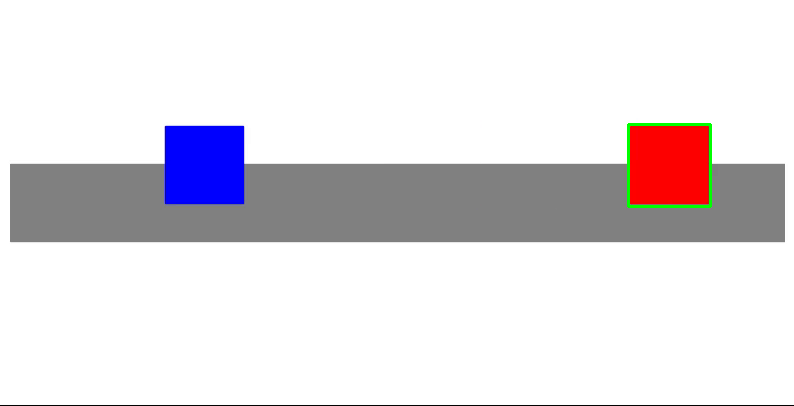
#> input picture Sem4/Project/Algo/Motiontrack.png, 794 x 406 px, given in place of image1.jpg, which was not available
$ jupyter execute --allow-errors feature_extraction.ipynb
#> lines starting #> are read from the running program, lines starting #| are printed output that depends on the picture; after the words box and inside, x2 and y2 are one past the last pixel; in counts of white or black regions, pixels touching at a corner belong together; long printed decimals are rounded; pictures that were not available may be replaced by others from this repository, and a replacement may not be noted
[cell 1]
# import all necessary libraries
import numpy as np
import cv2
from sklearn import svm
from sklearn.metrics import accuracy_score
from skimage.feature import hog
from skimage import exposure
from sklearn.model_selection import train_test_split
from tensorflow.keras.datasets import fashion_mnist
import matplotlib.pyplot as plt

[cell 2]
image_path = "/home/eiiv-nn1-l3t04/Project/dataset/training/image1.jpg"
original_image = cv2.imread(image_path)
#> original_image is the input picture: shape (406, 794, 3); mean B, G, R 227.4, 223.3, 227.4
# Convert the image to RGB (OpenCV uses BGR by default)
image_rgb = cv2.cvtColor(original_image, cv2.COLOR_BGR2RGB)
# Display the original image
plt.figure(figsize=(10, 5))
plt.subplot(1, 2, 1)
plt.imshow(image_rgb)
plt.title('Original Image')
plt.axis('off')

def plot_image(img, description):
    plt.figure(figsize=(10, 5))
    plt.subplot(1, 2, 1)
    plt.imshow(img)
    plt.title(description)
    plt.axis('off')

[cell 3]
gray = cv2.cvtColor(image_rgb, cv2.COLOR_BGR2GRAY)
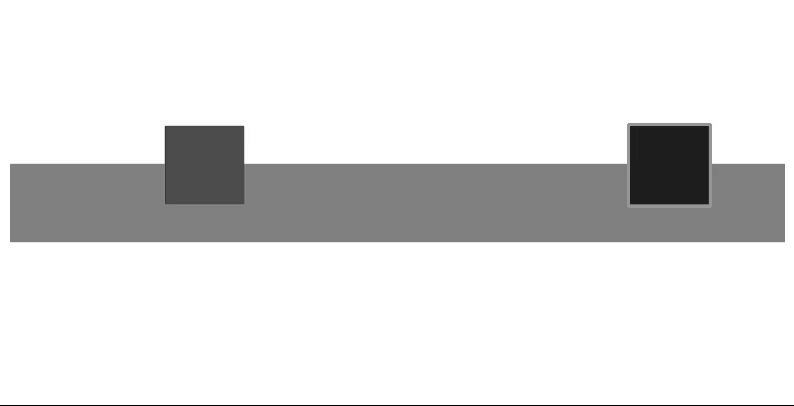
#> gray: shape (406, 794); min 1, max 255, mean 225
blurred = cv2.GaussianBlur(gray, (5, 5), 0)
# show the original and blurred images
plot_image(gray, "Gray image")
_, threshold = cv2.threshold(gray, 127, 255, cv2.THRESH_BINARY)
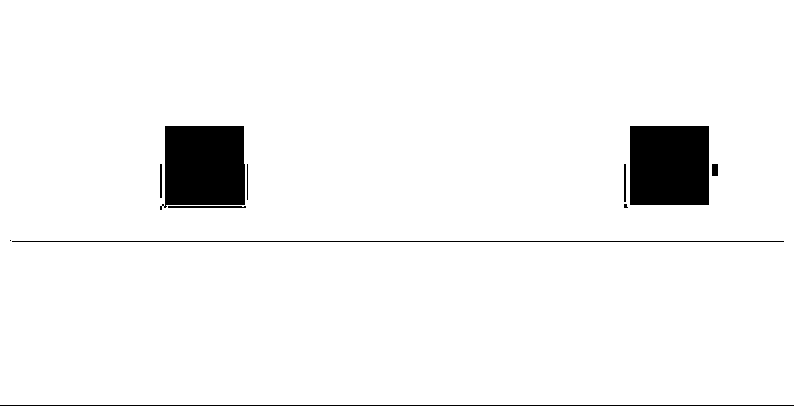
#> threshold: shape (406, 794); 95.5% white; 11 black regions (2 under 20 px), largest, box (x1, y1, x2, y2) and area: (160, 126, 245, 210) 6300, (630, 126, 709, 205) 6241, (0, 405, 794, 406) 794
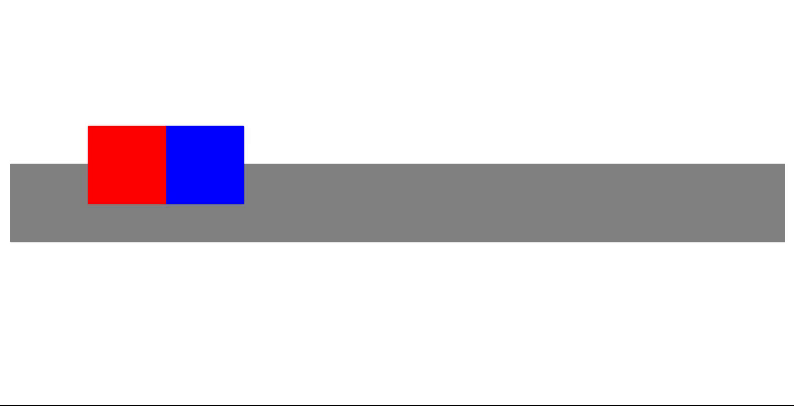
#> input picture Sem4/Project/Algo/motion.png, 794 x 406 px, given in place of image2.jpg, which was not available
#> further down, image is the input picture: shape (406, 794, 3); mean B, G, R 228, 223.2, 228

[cell 4]
import cv2
import numpy as np

# Function to detect an object and return its bounding box, coordinates, and orientation
def detect_object(image):
    # Convert image to grayscale
    gray = cv2.cvtColor(image, cv2.COLOR_BGR2GRAY)
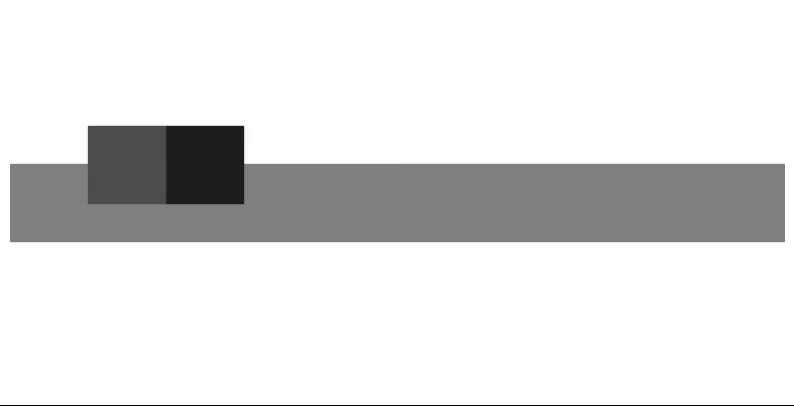
#> gray: shape (406, 794); min 1, max 255, mean 225.2
    print("Shape of the image", gray.shape)
#| Shape of the image (406, 794)

    # Apply Gaussian blur
    blurred = cv2.GaussianBlur(gray, (5, 5), 0)

    # Apply edge detection
    edges = cv2.Canny(blurred, 50, 150)
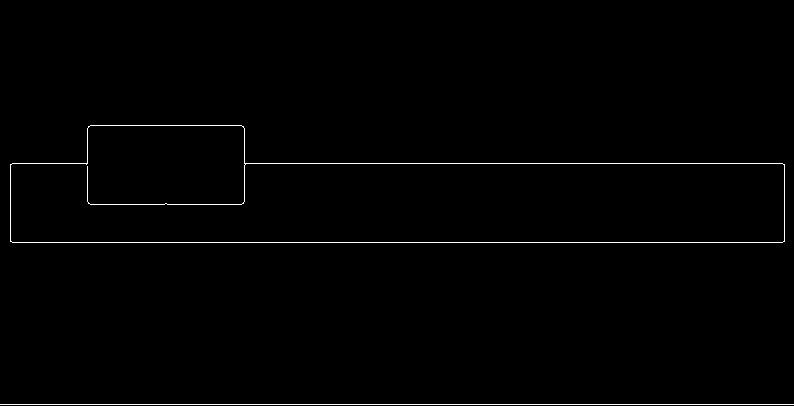
#> edges: shape (406, 794); 0.87% white in thin lines or dots, all inside (x1, y1, x2, y2) = (0, 125, 794, 405)

    # Find contours
    contours, _ = cv2.findContours(edges, cv2.RETR_EXTERNAL, cv2.CHAIN_APPROX_SIMPLE)
#> contours = 2 contours, 1 with area under 20; largest, box (x1, y1, x2, y2) and area: (10, 125, 785, 243) 67099

    # Assume the largest contour is the object
    contour = max(contours, key=cv2.contourArea)
#> contour = contour of 26 points, box (x1, y1, x2, y2) (10, 125, 785, 243), area 67099

    # Get bounding box coordinates
    x, y, w, h = cv2.boundingRect(contour)
#> x = 10; y = 125; w = 775; h = 118

    # Calculate the center of the bounding box
    cx, cy = x + w // 2, y + h // 2
#> cx = 397; cy = 184
    moments = cv2.moments(contour)
#> moments = moments, m00 67099, centre m10/m00, m01/m00 = (376.4, 197.3)
    if moments["m00"] != 0:
        cx = int(moments["m10"] / moments["m00"])
#> cx = 376
        cy = int(moments["m01"] / moments["m00"])
#> cy = 197
    else:
        cx, cy = 0, 0
    angle = 0.5 * np.arctan2(2 * moments["mu11"], moments["mu20"] - moments["mu02"])
#> angle = 0.0222

    # Calculate orientation (angle) using PCA
    data = np.array(contour[:, 0, :], dtype=np.float64)
#> data = 26 pairs, first value 10 to 784, second value 125 to 242
    mean, eigenvectors = cv2.PCACompute(data, mean=np.empty((0)))
#> mean = [[272.3, 167.1]]; eigenvectors = [[0.999, 0.0452], [-0.0452, 0.999]]
    angle = np.arctan2(eigenvectors[0, 1], eigenvectors[0, 0])
#> angle = 0.0452

    annotated_image = image.copy()
    cv2.rectangle(annotated_image, (x, y), (x+w, y+h), (0, 255, 0), 2)
    cv2.circle(annotated_image, (cx, cy), 5, (0, 255, 255), -1)
#> annotated_image: shape (406, 794, 3); mean B, G, R 224, 223.5, 224.1
    cv2.putText(annotated_image, f"Angle: {np.degrees(angle):.2f}", (x, y-10), cv2.FONT_HERSHEY_SIMPLEX, 0.5, (0, 255, 0), 2)
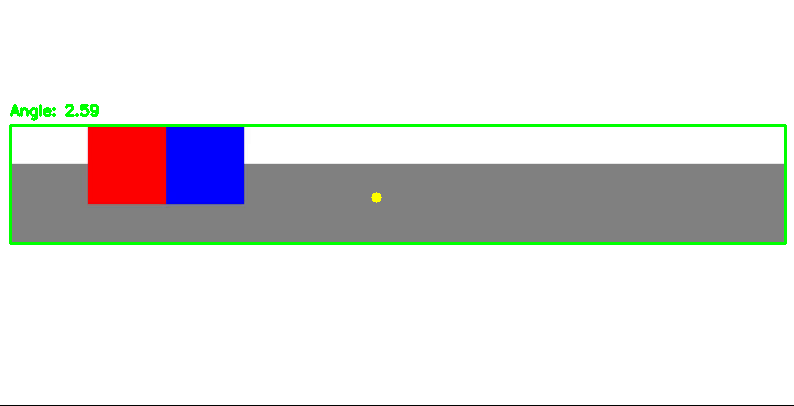
#> annotated_image: shape (406, 794, 3); mean B, G, R 223.5, 223.5, 223.6
    plt.imshow(annotated_image)

        # Crop the image around the object
    output_size = (800, 800)
    #cropped_image = annotated_image[y:y+h, x:x+w]
    cropped_image = annotated_image[y:y+h, x:x+w]
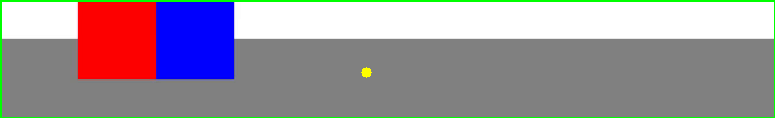
#> cropped_image: shape (118, 775, 3); mean B, G, R 155.4, 146.4, 155.6
    # Resize the cropped image to the desired output size
    resized_image = cv2.resize(cropped_image, output_size)
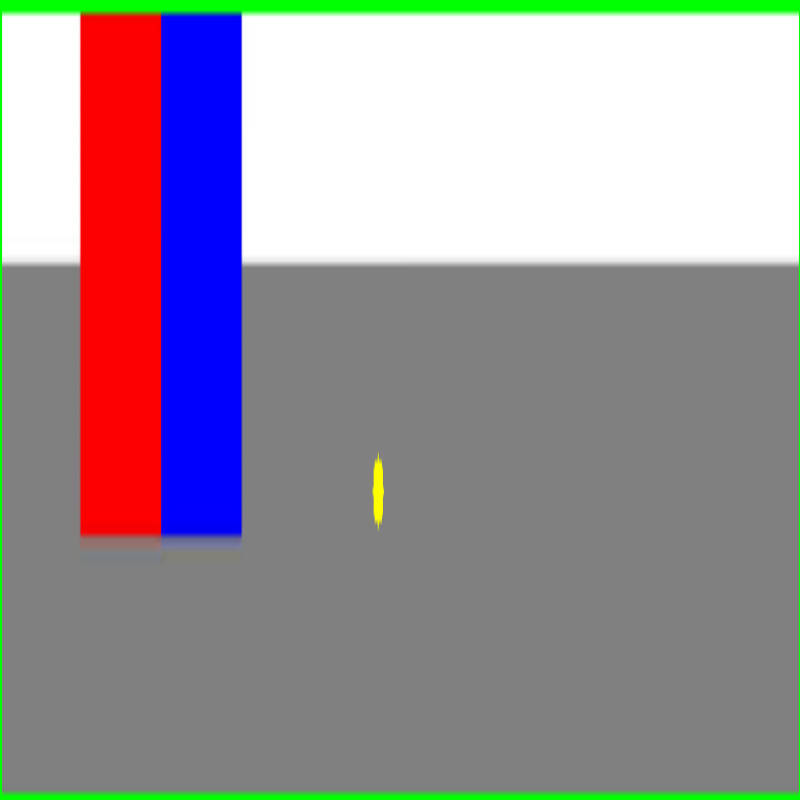
#> resized_image: shape (800, 800, 3); mean B, G, R 155.4, 146.4, 155.6
    #plt.imshow(resized_image)

    return (x, y, w, h), (cx, cy), angle

# Example usage
image = cv2.imread("/home/eiiv-nn1-l3t04/Project/dataset/training/image2.jpg")
bbox, coordinates, orientation = detect_object(image)
#> bbox = (10, 125, 775, 118); coordinates = (376, 197); orientation = 0.0452


print(f"Bounding Box: {bbox}")
#| Bounding Box: (10, 125, 775, 118)
print(f"Coordinates: {coordinates}")
#| Coordinates: (376, 197)
print(f"Orientation: {orientation}")
#| Orientation: 0.04525

[cell 5]
import rospy
from sensor_msgs.msg import Image
from std_msgs.msg import Float32MultiArray
from cv_bridge import CvBridge

# [15 lines left out: function publish_data, not called in this run]

# Example usage
#> (the rest of this cell did not finish here and is left out)

[cell 6]
import torch
import torchvision.transforms as T
import cv2
from transformers import DetrForObjectDetection, DetrFeatureExtractor
import numpy as np

# Load pre-trained ViT model and feature extractor
model_name = "facebook/detr-resnet-50"
#> (the rest of this cell did not finish here and is left out)

[cell 7]
import cv2
import matplotlib.pyplot as plt
image = cv2.imread('/home/eiiv-nn1-l3t04/Project/dataset/training/image1.jpg')
plt.imshow(image)
image2 = cv2.resize(image, (200, 200))
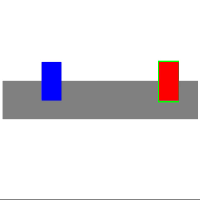
#> image2: shape (200, 200, 3); mean B, G, R 227.7, 223.5, 227.6
plt.imshow(image2)
#> figure, not shown here; B, G, R data is drawn as R, G, B
